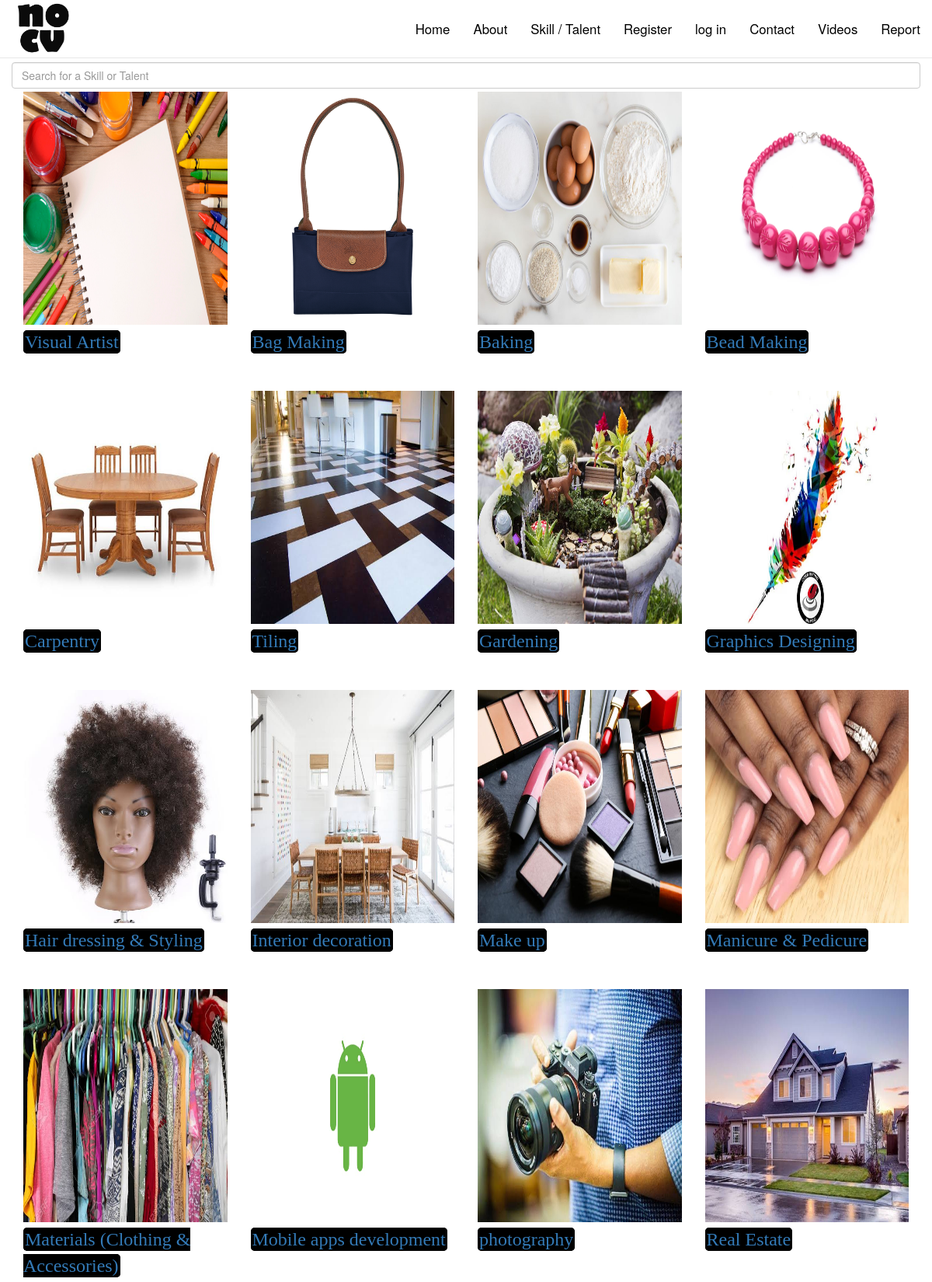
The app's page /skill.php (upper part) with its own data.
### tables this page shows
CREATE TABLE `skillsimages` (
  `image_id` int(50) NOT NULL,
  `images` varchar(250) NOT NULL
);

CREATE TABLE `skills` (
  `id` int(20) NOT NULL,
  `name` varchar(50) NOT NULL
);

### skill.php (the view, shortened to what this page needs)
<?php
include("connection.php");
?>
<!DOCTYPE html PUBLIC "-//W3C//DTD XHTML 1.0 Transitional//EN" "http://www.w3.org/TR/xhtml1/DTD/xhtml1-transitional.dtd">
<html xmlns="http://www.w3.org/1999/xhtml">
<head><meta http-equiv="Content-Type" content="text/html; charset=utf-8">
<link rel="stylesheet" href="https://maxcdn.bootstrapcdn.com/bootstrap/3.4.0/css/bootstrap.min.css">
<link rel="stylesheet" href="https://cdnjs.cloudflare.com/ajax/libs/font-awesome/4.7.0/css/font-awesome.min.css">
<link rel="stylesheet" href="https://maxcdn.bootstrapcdn.com/bootstrap/3.3.7/css/bootstrap.min.css" />
<link rel="stylesheet" href="https://cdnjs.cloudflare.com/ajax/libs/font-awesome/4,7.0/css/font-awesome.min.css" />
<link href="style.css"rel="stylesheet" />
</head>
<body>
<nav class="navbar navbar-default navbar-fixed-top" role="navigation">
<div class="container-fluid">
<div class="navbar-header">
<div id="logo2"><a class="navbar-brand" href="index.php"><img src="images/nocv.png"width="70" />
</a></div>
</div>
<div class="collapse navbar-collapse"id="navbar-collapse-main">
<ul class="nav navbar-nav navbar-right">
<li><a class="active" href="index.php">Home</a></li>
<li><a class="active" href="about.php">About</a></li>
<li><a class="active" href="skill.php">Skill / Talent </a></li>
<li><a class="active" href="<?php if(isset($_SESSION['nocv_id'])){
    echo'profile.php';}else{echo 'register.php';
} ?>"><?php if(isset($_SESSION['nocv_id'])){ echo'Profile';}else{echo'Register';}?></a></li>
<li><a class="active" href="<?php if(isset($_SESSION['nocv_id'])){
    echo'log_out.php';}else{echo 'log_in.php';
} ?>"><?php if(isset($_SESSION['nocv_id'])){ echo'log out';}else{echo'log in';}?></a></li>
<?php if(isset($_SESSION['nocv_id'])){
}
else{
    echo"<li><a class='active' href='contact.php'>Contact</a></li>";
}
?>
<li><a class="active" href="videos.php">Videos</a></li>
<?php if(isset($_SESSION['nocv_id'])){
}
else{
echo"<li><a class='active' href='report.php'>Report</a></li>";
}
?>
</ul>
</div>
</div>
</nav>
<div class="padding">
<div class="container">
<div class="row">
<div class="">
<?php
$select_skill=mysqli_query($db,"SELECT * FROM skills ORDER BY 1")or die(mysqli_error($db));
?>
    <form class="form-inline active-cyan-4" method="post">
  <input class="form-control form-control-sm mr-3 w-75" type="text" placeholder="Search for a Skill or Talent"
    aria-label="Search" name="search" id="searc">
</form>
     <div class="col-md-5 col-lg-12" style="position:relative;margin-top:-16px;">
                    </div>
<div id="box">
<?php
while($result_skill=mysqli_fetch_array($select_skill)){
    $id=$result_skill['id'];
    $name=$result_skill['name'];
    $select_image=mysqli_query($db,"SELECT * FROM skillsimages WHERE image_id=$id ORDER BY 1")or die(mysqli_error($db));
    while($result_skillimages=mysqli_fetch_array($select_image)){
    $images=$result_skillimages['images'];
   echo"<div class='col-lg-3 col-md-3 col-sm-12 col-xs-12'>
<a href='skill_type.php?name=$name&type=$id'><img src='skills/$images' class='img-res' height='300px' alt='$images in Nigeria'></a>
  <div class='small'><a href='skill_type.php?name=$name&type=$id'><font size='5' align='center'face='Algerian' id='invite'>$name</font></a></div>
</div> ";
}
}
?>
</div>
</div>
</div>
</div>
</div>
</body>
</html>

### style.css (style rules this page uses)
html,body { height:100%; width:100%; }
.navbar { background-color:white; padding:1% 0; font-size:1.2em; }
.navbar-brand { min-height:55px; padding:0 15px 5px; }
.navbar-default .navbar-nav li a { color:#D5D5D5; }
.navbar-default .navbar-nav li a:hover,.navbar-default .navbar-nav li a.active { color:black; }
.padding { padding:80px 0; }
.padding img { width:100%; }
#logo2 { position: absolute; top: 0px; left: 20px; border: hidden; }
#box { border: 1px solid black; width: 100%; height: 600px; border: hidden; }
.small { border: 1px solid black; width: 100%; height: 80px; margin-top: 5px; border: hidden; }

### skill.php (style rules this page uses)
#invite { border: 2px solid black; width: 100%; background: black; border-radius:5px; }
#searc { width: 100%; }

### records on screen
skills: name "Visual Artist"
skillsimages: images (picture)
skills: name "Bag Making"
skillsimages: images (picture)
skills: name "Baking"
skillsimages: images (picture)
skills: name "Bead Making"
skillsimages: images (picture)
skills: name "Carpentry"
skillsimages: images (picture)
skills: name "Tiling"
skillsimages: images (picture)
skills: name "Gardening"
skillsimages: images (picture)
skills: name "Graphics Designing"
skillsimages: images (picture)
skills: name "Hair dressing & Styling"
skillsimages: images (picture)
skills: name "Interior decoration"
skillsimages: images (picture)
skills: name "Make up"
skillsimages: images (picture)
skills: name "Manicure & Pedicure"
skillsimages: images (picture)
skills: name "Materials (Clothing & Accessories)"
skillsimages: images (picture)
skills: name "Mobile apps development"
skillsimages: images (picture)
skills: name "photography"
skillsimages: images (picture)
skills: name "Real Estate"
skillsimages: images (picture)
